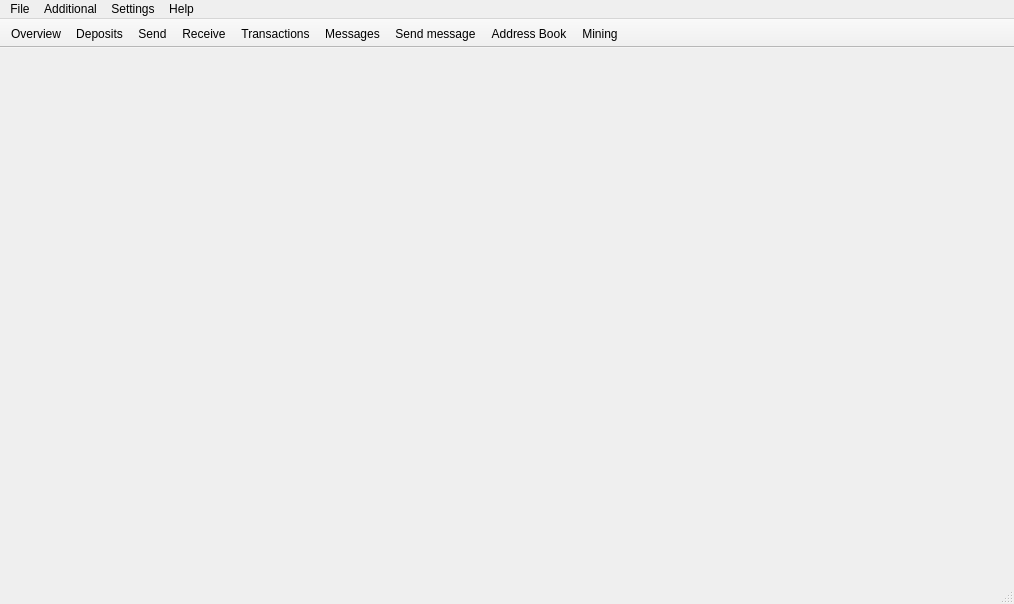
<?xml version="1.0" encoding="UTF-8"?>
<ui version="4.0">
 <class>MainWindow</class>
 <widget class="QMainWindow" name="MainWindow">
  <property name="geometry">
   <rect>
    <x>0</x>
    <y>0</y>
    <width>1014</width>
    <height>604</height>
   </rect>
  </property>
  <property name="sizePolicy">
   <sizepolicy hsizetype="Preferred" vsizetype="Preferred">
    <horstretch>0</horstretch>
    <verstretch>0</verstretch>
   </sizepolicy>
  </property>
  <property name="minimumSize">
   <size>
    <width>0</width>
    <height>0</height>
   </size>
  </property>
  <property name="maximumSize">
   <size>
    <width>16777215</width>
    <height>16777215</height>
   </size>
  </property>
  <property name="windowTitle">
   <string>MainWindow</string>
  </property>
  <property name="windowIcon">
   <iconset resource="../../resources.qrc">
    <normaloff>:/images/cryptonote</normaloff>:/images/cryptonote</iconset>
  </property>
  <widget class="QWidget" name="centralwidget">
   <layout class="QHBoxLayout" name="horizontalLayout">
    <property name="spacing">
     <number>0</number>
    </property>
    <property name="margin">
     <number>0</number>
    </property>
    <item>
     <widget class="WalletGui::OverviewFrame" name="m_overviewFrame">
      <property name="frameShape">
       <enum>QFrame::NoFrame</enum>
      </property>
      <property name="frameShadow">
       <enum>QFrame::Raised</enum>
      </property>
     </widget>
    </item>
    <item>
     <widget class="WalletGui::SendFrame" name="m_sendFrame">
      <property name="frameShape">
       <enum>QFrame::NoFrame</enum>
      </property>
      <property name="frameShadow">
       <enum>QFrame::Raised</enum>
      </property>
     </widget>
    </item>
    <item>
     <widget class="WalletGui::ReceiveFrame" name="m_receiveFrame">
      <property name="frameShape">
       <enum>QFrame::NoFrame</enum>
      </property>
      <property name="frameShadow">
       <enum>QFrame::Raised</enum>
      </property>
     </widget>
    </item>
    <item>
     <widget class="WalletGui::TransactionsFrame" name="m_transactionsFrame">
      <property name="frameShape">
       <enum>QFrame::NoFrame</enum>
      </property>
      <property name="frameShadow">
       <enum>QFrame::Raised</enum>
      </property>
     </widget>
    </item>
    <item>
     <widget class="WalletGui::AddressBookFrame" name="m_addressBookFrame">
      <property name="frameShape">
       <enum>QFrame::NoFrame</enum>
      </property>
      <property name="frameShadow">
       <enum>QFrame::Raised</enum>
      </property>
     </widget>
    </item>
    <item>
     <widget class="WalletGui::MessagesFrame" name="m_messagesFrame">
      <property name="frameShape">
       <enum>QFrame::NoFrame</enum>
      </property>
      <property name="frameShadow">
       <enum>QFrame::Raised</enum>
      </property>
     </widget>
    </item>
    <item>
     <widget class="WalletGui::SendMessageFrame" name="m_sendMessageFrame">
      <property name="frameShape">
       <enum>QFrame::NoFrame</enum>
      </property>
      <property name="frameShadow">
       <enum>QFrame::Raised</enum>
      </property>
     </widget>
    </item>
    <item>
     <widget class="WalletGui::MiningFrame" name="m_miningFrame">
      <property name="frameShape">
       <enum>QFrame::NoFrame</enum>
      </property>
      <property name="frameShadow">
       <enum>QFrame::Raised</enum>
      </property>
     </widget>
    </item>
    <item>
     <widget class="WalletGui::DepositsFrame" name="m_depositsFrame">
      <property name="frameShape">
       <enum>QFrame::NoFrame</enum>
      </property>
      <property name="frameShadow">
       <enum>QFrame::Raised</enum>
      </property>
     </widget>
    </item>
   </layout>
  </widget>
  <widget class="QMenuBar" name="menubar">
   <property name="geometry">
    <rect>
     <x>0</x>
     <y>0</y>
     <width>1014</width>
     <height>20</height>
    </rect>
   </property>
   <widget class="QMenu" name="menuFile">
    <property name="title">
     <string>File</string>
    </property>
    <addaction name="m_createWalletAction"/>
    <addaction name="m_openWalletAction"/>
    <addaction name="m_importKeyAction"/>
    <addaction name="m_backupWalletAction"/>
    <addaction name="m_resetAction"/>
    <addaction name="m_exitAction"/>
   </widget>
   <widget class="QMenu" name="menuSettings">
    <property name="title">
     <string>Settings</string>
    </property>
    <addaction name="m_encryptWalletAction"/>
    <addaction name="m_changePasswordAction"/>
    <addaction name="separator"/>
    <addaction name="m_startOnLoginAction"/>
    <addaction name="m_minimizeToTrayAction"/>
    <addaction name="m_closeToTrayAction"/>
   </widget>
   <widget class="QMenu" name="menuHelp">
    <property name="title">
     <string>Help</string>
    </property>
    <addaction name="m_aboutCryptonoteAction"/>
    <addaction name="m_aboutQtAction"/>
   </widget>
   <widget class="QMenu" name="menuAdditional">
    <property name="title">
     <string>Additional</string>
    </property>
    <widget class="QMenu" name="menuBlock_Feature">
     <property name="title">
      <string>Block Feature</string>
     </property>
     <addaction name="m_Block_Explorer"/>
     <addaction name="m_Reward_Calculator"/>
    </widget>
    <addaction name="m_exchange"/>
    <addaction name="separator"/>
    <addaction name="menuBlock_Feature"/>
   </widget>
   <addaction name="menuFile"/>
   <addaction name="menuAdditional"/>
   <addaction name="menuSettings"/>
   <addaction name="menuHelp"/>
  </widget>
  <widget class="QToolBar" name="toolBar">
   <property name="windowTitle">
    <string>toolBar</string>
   </property>
   <property name="movable">
    <bool>false</bool>
   </property>
   <property name="toolButtonStyle">
    <enum>Qt::ToolButtonTextBesideIcon</enum>
   </property>
   <attribute name="toolBarArea">
    <enum>TopToolBarArea</enum>
   </attribute>
   <attribute name="toolBarBreak">
    <bool>false</bool>
   </attribute>
   <addaction name="m_overviewAction"/>
   <addaction name="m_depositsAction"/>
   <addaction name="m_sendAction"/>
   <addaction name="m_receiveAction"/>
   <addaction name="m_transactionsAction"/>
   <addaction name="m_messagesAction"/>
   <addaction name="m_sendMessageAction"/>
   <addaction name="m_addressBookAction"/>
   <addaction name="m_miningAction"/>
  </widget>
  <widget class="QStatusBar" name="statusBar"/>
  <action name="m_overviewAction">
   <property name="checkable">
    <bool>true</bool>
   </property>
   <property name="enabled">
    <bool>true</bool>
   </property>
   <property name="icon">
    <iconset resource="../../resources.qrc">
     <normaloff>:/icons/overview</normaloff>:/icons/overview</iconset>
   </property>
   <property name="text">
    <string>Overview</string>
   </property>
  </action>
  <action name="m_sendAction">
   <property name="checkable">
    <bool>true</bool>
   </property>
   <property name="enabled">
    <bool>true</bool>
   </property>
   <property name="icon">
    <iconset resource="../../resources.qrc">
     <normaloff>:/icons/send</normaloff>:/icons/send</iconset>
   </property>
   <property name="text">
    <string>Send</string>
   </property>
  </action>
  <action name="m_receiveAction">
   <property name="checkable">
    <bool>true</bool>
   </property>
   <property name="enabled">
    <bool>true</bool>
   </property>
   <property name="icon">
    <iconset resource="../../resources.qrc">
     <normaloff>:/icons/receive</normaloff>:/icons/receive</iconset>
   </property>
   <property name="text">
    <string>Receive</string>
   </property>
  </action>
  <action name="m_transactionsAction">
   <property name="checkable">
    <bool>true</bool>
   </property>
   <property name="enabled">
    <bool>true</bool>
   </property>
   <property name="icon">
    <iconset resource="../../resources.qrc">
     <normaloff>:/icons/transactions</normaloff>:/icons/transactions</iconset>
   </property>
   <property name="text">
    <string>Transactions</string>
   </property>
  </action>
  <action name="m_exitAction">
   <property name="enabled">
    <bool>true</bool>
   </property>
   <property name="text">
    <string>Exit</string>
   </property>
   <property name="shortcut">
    <string>Ctrl+Q</string>
   </property>
  </action>
  <action name="m_addressBookAction">
   <property name="checkable">
    <bool>true</bool>
   </property>
   <property name="enabled">
    <bool>true</bool>
   </property>
   <property name="icon">
    <iconset resource="../../resources.qrc">
     <normaloff>:/icons/address-book</normaloff>:/icons/address-book</iconset>
   </property>
   <property name="text">
    <string>Address Book</string>
   </property>
  </action>
  <action name="m_createWalletAction">
   <property name="enabled">
    <bool>true</bool>
   </property>
   <property name="text">
    <string>Create wallet</string>
   </property>
  </action>
  <action name="m_openWalletAction">
   <property name="enabled">
    <bool>true</bool>
   </property>
   <property name="text">
    <string>Open wallet</string>
   </property>
  </action>
  <action name="m_encryptWalletAction">
   <property name="enabled">
    <bool>true</bool>
   </property>
   <property name="text">
    <string>Encrypt wallet</string>
   </property>
  </action>
  <action name="m_changePasswordAction">
   <property name="enabled">
    <bool>true</bool>
   </property>
   <property name="text">
    <string>Change password</string>
   </property>
   <property name="toolTip">
    <string>Change password</string>
   </property>
  </action>
  <action name="m_aboutCryptonoteAction">
   <property name="enabled">
    <bool>true</bool>
   </property>
   <property name="text">
    <string>About</string>
   </property>
  </action>
  <action name="m_aboutQtAction">
   <property name="enabled">
    <bool>true</bool>
   </property>
   <property name="text">
    <string>About Qt</string>
   </property>
  </action>
  <action name="m_backupWalletAction">
   <property name="enabled">
    <bool>true</bool>
   </property>
   <property name="text">
    <string>Backup wallet</string>
   </property>
  </action>
  <action name="m_startOnLoginAction">
   <property name="checkable">
    <bool>true</bool>
   </property>
   <property name="text">
    <string>Start on system login</string>
   </property>
  </action>
  <action name="m_minimizeToTrayAction">
   <property name="checkable">
    <bool>true</bool>
   </property>
   <property name="text">
    <string>Minimize to tray</string>
   </property>
  </action>
  <action name="m_closeToTrayAction">
   <property name="checkable">
    <bool>true</bool>
   </property>
   <property name="text">
    <string>Close to tray</string>
   </property>
  </action>
  <action name="m_messagesAction">
   <property name="checkable">
    <bool>true</bool>
   </property>
   <property name="icon">
    <iconset resource="../../resources.qrc">
     <normaloff>:/icons/messages</normaloff>:/icons/messages</iconset>
   </property>
   <property name="text">
    <string>Messages</string>
   </property>
  </action>
  <action name="m_sendMessageAction">
   <property name="checkable">
    <bool>true</bool>
   </property>
   <property name="icon">
    <iconset resource="../../resources.qrc">
     <normaloff>:/icons/send_message</normaloff>:/icons/send_message</iconset>
   </property>
   <property name="text">
    <string>Send message</string>
   </property>
  </action>
  <action name="m_importKeyAction">
   <property name="text">
    <string>Import private key</string>
   </property>
  </action>
  <action name="m_miningAction">
   <property name="checkable">
    <bool>true</bool>
   </property>
   <property name="icon">
    <iconset resource="../../resources.qrc">
     <normaloff>:/icons/mining</normaloff>:/icons/mining</iconset>
   </property>
   <property name="text">
    <string>Mining</string>
   </property>
  </action>
  <action name="m_depositsAction">
   <property name="checkable">
    <bool>true</bool>
   </property>
   <property name="icon">
    <iconset resource="../../resources.qrc">
     <normaloff>:/icons/deposits</normaloff>:/icons/deposits</iconset>
   </property>
   <property name="text">
    <string>Deposits</string>
   </property>
  </action>
  <action name="m_resetAction">
   <property name="text">
    <string>Reset wallet</string>
   </property>
   <property name="toolTip">
    <string>Reset wallet</string>
   </property>
  </action>
  <action name="m_exchange">
   <property name="text">
    <string>Exchange</string>
   </property>
  </action>
  <action name="m_Block_Explorer">
   <property name="text">
    <string>Block Explorer</string>
   </property>
  </action>
  <action name="m_Reward_Calculator">
   <property name="text">
    <string>Reward Calculator</string>
   </property>
  </action>
 </widget>
 <customwidgets>
  <customwidget>
   <class>WalletGui::OverviewFrame</class>
   <extends>QFrame</extends>
   <header>gui/OverviewFrame.h</header>
   <container>1</container>
  </customwidget>
  <customwidget>
   <class>WalletGui::SendFrame</class>
   <extends>QFrame</extends>
   <header>gui/SendFrame.h</header>
   <container>1</container>
  </customwidget>
  <customwidget>
   <class>WalletGui::TransactionsFrame</class>
   <extends>QFrame</extends>
   <header>gui/TransactionsFrame.h</header>
   <container>1</container>
  </customwidget>
  <customwidget>
   <class>WalletGui::AddressBookFrame</class>
   <extends>QFrame</extends>
   <header>gui/AddressBookFrame.h</header>
   <container>1</container>
  </customwidget>
  <customwidget>
   <class>WalletGui::ReceiveFrame</class>
   <extends>QFrame</extends>
   <header>gui/ReceiveFrame.h</header>
   <container>1</container>
  </customwidget>
  <customwidget>
   <class>WalletGui::MessagesFrame</class>
   <extends>QFrame</extends>
   <header>gui/MessagesFrame.h</header>
   <container>1</container>
  </customwidget>
  <customwidget>
   <class>WalletGui::SendMessageFrame</class>
   <extends>QFrame</extends>
   <header>gui/SendMessageFrame.h</header>
   <container>1</container>
  </customwidget>
  <customwidget>
   <class>WalletGui::MiningFrame</class>
   <extends>QFrame</extends>
   <header>gui/MiningFrame.h</header>
   <container>1</container>
  </customwidget>
  <customwidget>
   <class>WalletGui::DepositsFrame</class>
   <extends>QFrame</extends>
   <header>gui/DepositsFrame.h</header>
   <container>1</container>
  </customwidget>
 </customwidgets>
 <resources>
  <include location="../../resources.qrc"/>
 </resources>
 <connections>
  <connection>
   <sender>m_overviewAction</sender>
   <signal>toggled(bool)</signal>
   <receiver>m_overviewFrame</receiver>
   <slot>setVisible(bool)</slot>
   <hints>
    <hint type="sourcelabel">
     <x>-1</x>
     <y>-1</y>
    </hint>
    <hint type="destinationlabel">
     <x>112</x>
     <y>333</y>
    </hint>
   </hints>
  </connection>
  <connection>
   <sender>m_sendAction</sender>
   <signal>toggled(bool)</signal>
   <receiver>m_sendFrame</receiver>
   <slot>setVisible(bool)</slot>
   <hints>
    <hint type="sourcelabel">
     <x>-1</x>
     <y>-1</y>
    </hint>
    <hint type="destinationlabel">
     <x>337</x>
     <y>333</y>
    </hint>
   </hints>
  </connection>
  <connection>
   <sender>m_receiveAction</sender>
   <signal>toggled(bool)</signal>
   <receiver>m_receiveFrame</receiver>
   <slot>setVisible(bool)</slot>
   <hints>
    <hint type="sourcelabel">
     <x>-1</x>
     <y>-1</y>
    </hint>
    <hint type="destinationlabel">
     <x>562</x>
     <y>333</y>
    </hint>
   </hints>
  </connection>
  <connection>
   <sender>m_transactionsAction</sender>
   <signal>toggled(bool)</signal>
   <receiver>m_transactionsFrame</receiver>
   <slot>setVisible(bool)</slot>
   <hints>
    <hint type="sourcelabel">
     <x>-1</x>
     <y>-1</y>
    </hint>
    <hint type="destinationlabel">
     <x>787</x>
     <y>333</y>
    </hint>
   </hints>
  </connection>
  <connection>
   <sender>m_addressBookAction</sender>
   <signal>toggled(bool)</signal>
   <receiver>m_addressBookFrame</receiver>
   <slot>setVisible(bool)</slot>
   <hints>
    <hint type="sourcelabel">
     <x>-1</x>
     <y>-1</y>
    </hint>
    <hint type="destinationlabel">
     <x>809</x>
     <y>320</y>
    </hint>
   </hints>
  </connection>
  <connection>
   <sender>m_createWalletAction</sender>
   <signal>triggered()</signal>
   <receiver>MainWindow</receiver>
   <slot>createWallet()</slot>
   <hints>
    <hint type="sourcelabel">
     <x>-1</x>
     <y>-1</y>
    </hint>
    <hint type="destinationlabel">
     <x>449</x>
     <y>299</y>
    </hint>
   </hints>
  </connection>
  <connection>
   <sender>m_openWalletAction</sender>
   <signal>triggered()</signal>
   <receiver>MainWindow</receiver>
   <slot>openWallet()</slot>
   <hints>
    <hint type="sourcelabel">
     <x>-1</x>
     <y>-1</y>
    </hint>
    <hint type="destinationlabel">
     <x>449</x>
     <y>299</y>
    </hint>
   </hints>
  </connection>
  <connection>
   <sender>m_encryptWalletAction</sender>
   <signal>triggered()</signal>
   <receiver>MainWindow</receiver>
   <slot>encryptWallet()</slot>
   <hints>
    <hint type="sourcelabel">
     <x>-1</x>
     <y>-1</y>
    </hint>
    <hint type="destinationlabel">
     <x>449</x>
     <y>299</y>
    </hint>
   </hints>
  </connection>
  <connection>
   <sender>m_changePasswordAction</sender>
   <signal>triggered()</signal>
   <receiver>MainWindow</receiver>
   <slot>encryptWallet()</slot>
   <hints>
    <hint type="sourcelabel">
     <x>-1</x>
     <y>-1</y>
    </hint>
    <hint type="destinationlabel">
     <x>449</x>
     <y>299</y>
    </hint>
   </hints>
  </connection>
  <connection>
   <sender>m_aboutQtAction</sender>
   <signal>triggered()</signal>
   <receiver>MainWindow</receiver>
   <slot>aboutQt()</slot>
   <hints>
    <hint type="sourcelabel">
     <x>-1</x>
     <y>-1</y>
    </hint>
    <hint type="destinationlabel">
     <x>449</x>
     <y>299</y>
    </hint>
   </hints>
  </connection>
  <connection>
   <sender>m_backupWalletAction</sender>
   <signal>triggered()</signal>
   <receiver>MainWindow</receiver>
   <slot>backupWallet()</slot>
   <hints>
    <hint type="sourcelabel">
     <x>-1</x>
     <y>-1</y>
    </hint>
    <hint type="destinationlabel">
     <x>449</x>
     <y>299</y>
    </hint>
   </hints>
  </connection>
  <connection>
   <sender>m_aboutCryptonoteAction</sender>
   <signal>triggered()</signal>
   <receiver>MainWindow</receiver>
   <slot>about()</slot>
   <hints>
    <hint type="sourcelabel">
     <x>-1</x>
     <y>-1</y>
    </hint>
    <hint type="destinationlabel">
     <x>459</x>
     <y>299</y>
    </hint>
   </hints>
  </connection>
  <connection>
   <sender>m_startOnLoginAction</sender>
   <signal>triggered(bool)</signal>
   <receiver>MainWindow</receiver>
   <slot>setStartOnLogin(bool)</slot>
   <hints>
    <hint type="sourcelabel">
     <x>-1</x>
     <y>-1</y>
    </hint>
    <hint type="destinationlabel">
     <x>459</x>
     <y>299</y>
    </hint>
   </hints>
  </connection>
  <connection>
   <sender>m_minimizeToTrayAction</sender>
   <signal>triggered(bool)</signal>
   <receiver>MainWindow</receiver>
   <slot>setMinimizeToTray(bool)</slot>
   <hints>
    <hint type="sourcelabel">
     <x>-1</x>
     <y>-1</y>
    </hint>
    <hint type="destinationlabel">
     <x>459</x>
     <y>299</y>
    </hint>
   </hints>
  </connection>
  <connection>
   <sender>m_closeToTrayAction</sender>
   <signal>triggered(bool)</signal>
   <receiver>MainWindow</receiver>
   <slot>setCloseToTray(bool)</slot>
   <hints>
    <hint type="sourcelabel">
     <x>-1</x>
     <y>-1</y>
    </hint>
    <hint type="destinationlabel">
     <x>459</x>
     <y>299</y>
    </hint>
   </hints>
  </connection>
  <connection>
   <sender>m_messagesAction</sender>
   <signal>toggled(bool)</signal>
   <receiver>m_messagesFrame</receiver>
   <slot>setVisible(bool)</slot>
   <hints>
    <hint type="sourcelabel">
     <x>-1</x>
     <y>-1</y>
    </hint>
    <hint type="destinationlabel">
     <x>843</x>
     <y>322</y>
    </hint>
   </hints>
  </connection>
  <connection>
   <sender>m_sendMessageAction</sender>
   <signal>toggled(bool)</signal>
   <receiver>m_sendMessageFrame</receiver>
   <slot>setVisible(bool)</slot>
   <hints>
    <hint type="sourcelabel">
     <x>-1</x>
     <y>-1</y>
    </hint>
    <hint type="destinationlabel">
     <x>854</x>
     <y>322</y>
    </hint>
   </hints>
  </connection>
  <connection>
   <sender>m_importKeyAction</sender>
   <signal>triggered()</signal>
   <receiver>MainWindow</receiver>
   <slot>importKey()</slot>
   <hints>
    <hint type="sourcelabel">
     <x>-1</x>
     <y>-1</y>
    </hint>
    <hint type="destinationlabel">
     <x>459</x>
     <y>299</y>
    </hint>
   </hints>
  </connection>
  <connection>
   <sender>m_miningAction</sender>
   <signal>toggled(bool)</signal>
   <receiver>m_miningFrame</receiver>
   <slot>setVisible(bool)</slot>
   <hints>
    <hint type="sourcelabel">
     <x>-1</x>
     <y>-1</y>
    </hint>
    <hint type="destinationlabel">
     <x>862</x>
     <y>322</y>
    </hint>
   </hints>
  </connection>
  <connection>
   <sender>m_depositsAction</sender>
   <signal>toggled(bool)</signal>
   <receiver>m_depositsFrame</receiver>
   <slot>setVisible(bool)</slot>
   <hints>
    <hint type="sourcelabel">
     <x>-1</x>
     <y>-1</y>
    </hint>
    <hint type="destinationlabel">
     <x>868</x>
     <y>322</y>
    </hint>
   </hints>
  </connection>
  <connection>
   <sender>m_resetAction</sender>
   <signal>triggered()</signal>
   <receiver>MainWindow</receiver>
   <slot>resetWallet()</slot>
   <hints>
    <hint type="sourcelabel">
     <x>-1</x>
     <y>-1</y>
    </hint>
    <hint type="destinationlabel">
     <x>506</x>
     <y>301</y>
    </hint>
   </hints>
  </connection>
  <connection>
   <sender>m_exchange</sender>
   <signal>triggered()</signal>
   <receiver>MainWindow</receiver>
   <slot>aboutQt()</slot>
   <hints>
    <hint type="sourcelabel">
     <x>-1</x>
     <y>-1</y>
    </hint>
    <hint type="destinationlabel">
     <x>506</x>
     <y>301</y>
    </hint>
   </hints>
  </connection>
  <connection>
   <sender>m_Block_Explorer</sender>
   <signal>triggered()</signal>
   <receiver>MainWindow</receiver>
   <slot>aboutQt()</slot>
   <hints>
    <hint type="sourcelabel">
     <x>-1</x>
     <y>-1</y>
    </hint>
    <hint type="destinationlabel">
     <x>506</x>
     <y>301</y>
    </hint>
   </hints>
  </connection>
  <connection>
   <sender>m_Reward_Calculator</sender>
   <signal>triggered()</signal>
   <receiver>MainWindow</receiver>
   <slot>aboutQt()</slot>
   <hints>
    <hint type="sourcelabel">
     <x>-1</x>
     <y>-1</y>
    </hint>
    <hint type="destinationlabel">
     <x>506</x>
     <y>301</y>
    </hint>
   </hints>
  </connection>
 </connections>
 <slots>
  <slot>createWallet()</slot>
  <slot>openWallet()</slot>
  <slot>encryptWallet()</slot>
  <slot>aboutQt()</slot>
  <slot>backupWallet()</slot>
  <slot>about()</slot>
  <slot>setStartOnLogin(bool)</slot>
  <slot>setMinimizeToTray(bool)</slot>
  <slot>setCloseToTray(bool)</slot>
  <slot>importKey()</slot>
  <slot>resetWallet()</slot>
 </slots>
</ui>
